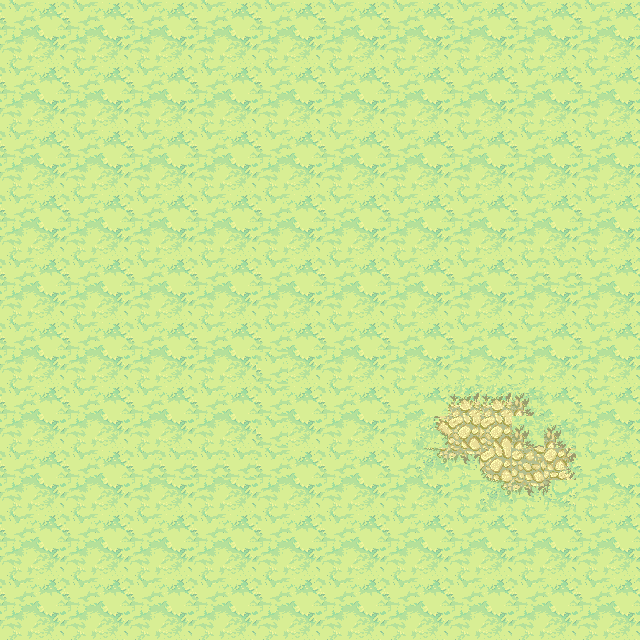

Rendered tile map (Tiled .tmx) drawn with the repository's tilesets; below, a short description and the map source with its tile grids summarised:
An orthogonal 20x20 tile map with 32x32 px tiles, 1 tile layer (background), 1 hidden layer not drawn, 6 tilesets.

<map version="1.0" orientation="orthogonal" renderorder="right-down" width="20" height="20" tilewidth="32" tileheight="32" nextobjectid="16">
 <tileset firstgid="1" name="ObjectLayer" tilewidth="32" tileheight="32" tilecount="84" columns="14">
  <image source="ObjectLayer.png" width="477" height="219" />
 </tileset>
 <tileset firstgid="85" name="ground_tiles" tilewidth="32" tileheight="32" tilecount="441" columns="21">
  <image source="ground_tiles.png" width="672" height="701" />
  <terraintypes>
   <terrain name="pradera" tile="43" />
   <terrain name="tierra" tile="106" />
   <terrain name="agua" tile="191" />
   <terrain name="piedra" tile="67" />
   <terrain name="mancha tierra" tile="34" />
   <terrain name="mancha gris" tile="99" />
   <terrain name="piedra marron" tile="274" />
  </terraintypes>
  <tile id="12" terrain="1,1,1,4" />
  <tile id="13" terrain="1,1,4,4" />
  <tile id="14" terrain="1,1,4,1" />
  <tile id="15" terrain="4,4,4,1" />
  <tile id="16" terrain="4,4,1,4" />
  <tile id="33" terrain="1,4,1,4" />
  <tile id="34" terrain="4,4,4,4" />
  <tile id="35" terrain="4,1,4,1" />
  <tile id="36" terrain="4,1,4,4" />
  <tile id="37" terrain="1,4,4,4" />
  <tile id="43" terrain="0,0,0,0" />
  <tile id="44" terrain="0,0,0,0" />
  <tile id="54" terrain="1,4,1,1" />
  <tile id="55" terrain="4,4,1,1" />
  <tile id="56" terrain="4,1,1,1" />
  <tile id="64" terrain="0,0,0,0" />
  <tile id="65" terrain="0,0,0,0" />
  <tile id="67" terrain="3,3,3,3" />
  <tile id="72" terrain="0,0,0,1" />
  <tile id="73" terrain="0,0,1,0" />
  <tile id="90" terrain="0,0,0,1" />
  <tile id="91" terrain="0,0,1,1" />
  <tile id="92" terrain="0,0,1,0" />
  <tile id="93" terrain="0,1,0,0" />
  <tile id="94" terrain="1,0,0,0" />
  <tile id="96" terrain="1,1,1,5" />
  <tile id="97" terrain="1,1,5,5" />
  <tile id="98" terrain="1,1,5,1" />
  <tile id="106" terrain="1,1,1,1" />
  <tile id="107" terrain="1,1,1,1" />
  <tile id="108" terrain="1,1,1,1" />
  <tile id="111" terrain="0,1,0,1" />
  <tile id="113" terrain="1,0,1,0" />
  <tile id="114" terrain="1,1,1,0" />
  <tile id="115" terrain="1,1,0,1" />
  <tile id="117" terrain="1,5,1,5" />
  <tile id="119" terrain="5,1,5,1" />
  <tile id="120" terrain="1,5,5,1" />
  <tile id="121" terrain="5,1,1,5" />
  <tile id="127" terrain="1,1,1,1" />
  <tile id="128" terrain="1,1,1,1" />
  <tile id="129" terrain="1,1,1,1" />
  <tile id="132" terrain="0,1,0,0" />
  <tile id="133" terrain="1,1,0,0" />
  <tile id="134" terrain="1,0,0,0" />
  <tile id="135" terrain="1,0,1,1" />
  <tile id="136" terrain="0,1,1,1" />
  <tile id="137" terrain=",,2," />
  <tile id="138" terrain="1,5,1,1" />
  <tile id="139" terrain="5,5,1,1" />
  <tile id="140" terrain="5,1,1,1" />
  <tile id="141" terrain="5,1,1,5" />
  <tile id="142" terrain="1,5,5,1" />
  <tile id="148" terrain="1,1,1,1" />
  <tile id="149" terrain="1,1,1,1" />
  <tile id="150" terrain="1,1,1,1" />
  <tile id="158" terrain="2,,," />
  <tile id="174" terrain="0,0,0,2" />
  <tile id="175" terrain="0,0,2,2" />
  <tile id="176" terrain="0,0,2,0" />
  <tile id="177" terrain="0,0,0,0" />
  <tile id="190" terrain="2,2,2,2" />
  <tile id="191" terrain="2,2,2,2" />
  <tile id="192" terrain=",,,3" />
  <tile id="193" terrain=",,3,3" />
  <tile id="194" terrain=",,3," />
  <tile id="195" terrain="0,2,0,2" />
  <tile id="196" terrain="2,2,2,2" />
  <tile id="197" terrain="2,0,2,0" />
  <tile id="198" terrain="0,2,2,2" />
  <tile id="199" terrain="2,0,2,2" />
  <tile id="211" terrain="2,2,2,2" />
  <tile id="212" terrain="2,2,2,2" />
  <tile id="213" terrain=",3,,3" />
  <tile id="214" terrain="2,2,2,2" />
  <tile id="215" terrain="3,,3," />
  <tile id="216" terrain="0,2,0,0" />
  <tile id="217" terrain="2,2,0,0" />
  <tile id="218" terrain="2,0,0,0" />
  <tile id="219" terrain="2,2,0,2" />
  <tile id="220" terrain="2,2,2,0" />
  <tile id="234" terrain=",3,," />
  <tile id="235" terrain="3,3,," />
  <tile id="236" terrain="3,,," />
  <tile id="258" terrain="0,0,0,0" />
  <tile id="259" terrain="0,0,6,6" />
  <tile id="260" terrain="0,0,6,0" />
  <tile id="262" terrain="6,0,6,0" />
  <tile id="274" terrain="6,6,6,6" />
  <tile id="275" terrain="6,6,6,6" />
  <tile id="277" terrain="6,6,6,0" />
  <tile id="278" terrain="0,6,0,6" />
  <tile id="279" terrain="0,6,0,6" />
  <tile id="280" terrain="6,6,6,6" />
  <tile id="281" terrain="6,6,6,0" />
  <tile id="282" terrain="6,6,6,0" />
  <tile id="283" terrain="6,6,0,6" />
  <tile id="295" terrain="6,6,6,6" />
  <tile id="296" terrain="6,6,6,6" />
  <tile id="298" terrain="6,0,6,6" />
  <tile id="299" terrain="0,6,6,6" />
  <tile id="300" terrain="0,6,0,0" />
  <tile id="301" terrain="6,6,0,0" />
  <tile id="302" terrain="6,0,0,0" />
  <tile id="303" terrain="6,0,6,6" />
  <tile id="304" terrain="0,6,6,6" />
 </tileset>
 <tileset firstgid="526" name="Extra_Unfinished4" tilewidth="32" tileheight="32" tilecount="88" columns="11">
  <image source="Extra_Unfinished4.png" width="360" height="266" />
 </tileset>
 <tileset firstgid="614" name="Cliff_tileset" tilewidth="32" tileheight="32" tilecount="240" columns="15">
  <image source="Cliff_tileset.png" width="503" height="518" />
 </tileset>
 <tileset firstgid="854" name="graphics-tiles-waterflow" tilewidth="32" tileheight="32" tilecount="81" columns="9">
  <image source="graphics-tiles-waterflow.png" width="319" height="293" />
 </tileset>
 <tileset firstgid="935" name="meta_tiles" tilewidth="32" tileheight="32" spacing="1" margin="1" tilecount="2" columns="2">
  <image source="meta_tiles.png" width="67" height="34" />
  <tile id="0">
   <properties>
    <property name="colisionable" value="true" />
    <property name="objeto" value="piedra" />
   </properties>
  </tile>
  <tile id="1">
   <properties>
    <property name="colisionable" value="true" />
    <property name="objeto" value="agua" />
   </properties>
  </tile>
 </tileset>
 <layer name="background" width="20" height="20">
  <data>[400 cells, 400 non-empty, 16 distinct tile ids]</data>
 </layer>
 <layer name="meta tiles" width="20" height="20" visible="0">
  <data>[400 cells, 12 non-empty, 1 distinct tile ids]</data>
 </layer>
</map>
